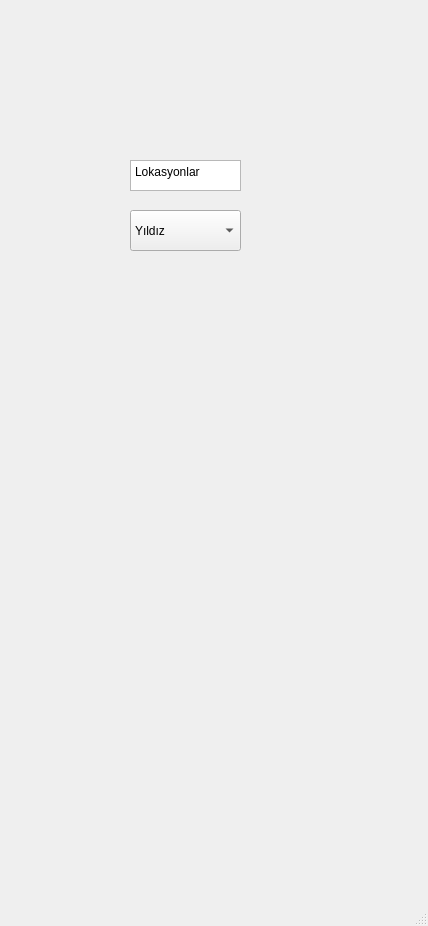
<?xml version="1.0" encoding="UTF-8"?>
<ui version="4.0">
 <class>MainWindow</class>
 <widget class="QMainWindow" name="MainWindow">
  <property name="geometry">
   <rect>
    <x>0</x>
    <y>0</y>
    <width>428</width>
    <height>926</height>
   </rect>
  </property>
  <property name="windowTitle">
   <string>MainWindow</string>
  </property>
  <widget class="QWidget" name="centralwidget">
   <widget class="QComboBox" name="comboBox">
    <property name="geometry">
     <rect>
      <x>130</x>
      <y>210</y>
      <width>111</width>
      <height>41</height>
     </rect>
    </property>
    <item>
     <property name="text">
      <string>Yıldız</string>
     </property>
    </item>
    <item>
     <property name="text">
      <string>Davutpaşa</string>
     </property>
    </item>
    <item>
     <property name="text">
      <string>Cevizlibağ</string>
     </property>
    </item>
   </widget>
   <widget class="QPlainTextEdit" name="plainTextEdit">
    <property name="geometry">
     <rect>
      <x>130</x>
      <y>160</y>
      <width>111</width>
      <height>31</height>
     </rect>
    </property>
    <property name="plainText">
     <string>Lokasyonlar</string>
    </property>
   </widget>
  </widget>
  <widget class="QMenuBar" name="menubar">
   <property name="geometry">
    <rect>
     <x>0</x>
     <y>0</y>
     <width>428</width>
     <height>21</height>
    </rect>
   </property>
  </widget>
  <widget class="QStatusBar" name="statusbar"/>
 </widget>
 <resources/>
 <connections/>
</ui>
